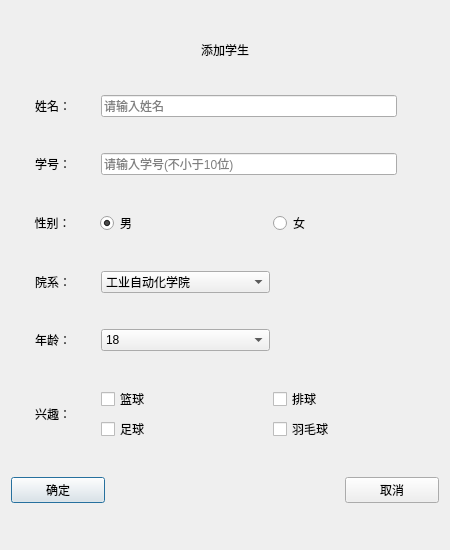
<?xml version="1.0" encoding="UTF-8"?>
<ui version="4.0">
 <class>Dialog</class>
 <widget class="QDialog" name="Dialog">
  <property name="geometry">
   <rect>
    <x>0</x>
    <y>0</y>
    <width>450</width>
    <height>550</height>
   </rect>
  </property>
  <property name="sizePolicy">
   <sizepolicy hsizetype="Fixed" vsizetype="Fixed">
    <horstretch>0</horstretch>
    <verstretch>0</verstretch>
   </sizepolicy>
  </property>
  <property name="minimumSize">
   <size>
    <width>450</width>
    <height>550</height>
   </size>
  </property>
  <property name="maximumSize">
   <size>
    <width>450</width>
    <height>550</height>
   </size>
  </property>
  <property name="sizeIncrement">
   <size>
    <width>0</width>
    <height>0</height>
   </size>
  </property>
  <property name="windowTitle">
   <string>添加学生</string>
  </property>
  <layout class="QVBoxLayout" name="verticalLayout" stretch="1,1,1,1,1,1,1,1">
   <item>
    <widget class="QLabel" name="label">
     <property name="sizePolicy">
      <sizepolicy hsizetype="Preferred" vsizetype="Fixed">
       <horstretch>0</horstretch>
       <verstretch>0</verstretch>
      </sizepolicy>
     </property>
     <property name="styleSheet">
      <string notr="true">font: 24pt &quot;Arial&quot;;</string>
     </property>
     <property name="text">
      <string>添加学生</string>
     </property>
     <property name="alignment">
      <set>Qt::AlignCenter</set>
     </property>
    </widget>
   </item>
   <item>
    <layout class="QHBoxLayout" name="horizontalLayout" stretch="2,7,1">
     <item>
      <widget class="QLabel" name="label_2">
       <property name="styleSheet">
        <string notr="true">font: 12pt &quot;Arial&quot;;</string>
       </property>
       <property name="text">
        <string>姓名：</string>
       </property>
       <property name="alignment">
        <set>Qt::AlignCenter</set>
       </property>
      </widget>
     </item>
     <item>
      <widget class="QLineEdit" name="LE_name">
       <property name="placeholderText">
        <string>请输入姓名</string>
       </property>
       <property name="clearButtonEnabled">
        <bool>true</bool>
       </property>
      </widget>
     </item>
     <item>
      <spacer name="horizontalSpacer_4">
       <property name="orientation">
        <enum>Qt::Horizontal</enum>
       </property>
       <property name="sizeHint" stdset="0">
        <size>
         <width>40</width>
         <height>20</height>
        </size>
       </property>
      </spacer>
     </item>
    </layout>
   </item>
   <item>
    <layout class="QHBoxLayout" name="horizontalLayout_2" stretch="2,7,1">
     <item>
      <widget class="QLabel" name="label_3">
       <property name="styleSheet">
        <string notr="true">font: 12pt &quot;Arial&quot;;</string>
       </property>
       <property name="text">
        <string>学号：</string>
       </property>
       <property name="alignment">
        <set>Qt::AlignCenter</set>
       </property>
      </widget>
     </item>
     <item>
      <widget class="QLineEdit" name="LE_num">
       <property name="placeholderText">
        <string>请输入学号(不小于10位)</string>
       </property>
       <property name="clearButtonEnabled">
        <bool>true</bool>
       </property>
      </widget>
     </item>
     <item>
      <spacer name="horizontalSpacer_5">
       <property name="orientation">
        <enum>Qt::Horizontal</enum>
       </property>
       <property name="sizeHint" stdset="0">
        <size>
         <width>40</width>
         <height>20</height>
        </size>
       </property>
      </spacer>
     </item>
    </layout>
   </item>
   <item>
    <layout class="QHBoxLayout" name="horizontalLayout_3" stretch="2,4,4">
     <item>
      <widget class="QLabel" name="label_4">
       <property name="styleSheet">
        <string notr="true">font: 12pt &quot;Arial&quot;;</string>
       </property>
       <property name="text">
        <string>性别：</string>
       </property>
       <property name="alignment">
        <set>Qt::AlignCenter</set>
       </property>
      </widget>
     </item>
     <item>
      <widget class="QRadioButton" name="RB_male">
       <property name="text">
        <string>男</string>
       </property>
       <property name="checked">
        <bool>true</bool>
       </property>
       <attribute name="buttonGroup">
        <string notr="true">sexgroup</string>
       </attribute>
      </widget>
     </item>
     <item>
      <widget class="QRadioButton" name="RB_female">
       <property name="text">
        <string>女</string>
       </property>
       <attribute name="buttonGroup">
        <string notr="true">sexgroup</string>
       </attribute>
      </widget>
     </item>
    </layout>
   </item>
   <item>
    <layout class="QHBoxLayout" name="horizontalLayout_4" stretch="2,4,4">
     <item>
      <widget class="QLabel" name="label_5">
       <property name="styleSheet">
        <string notr="true">font: 12pt &quot;Arial&quot;;</string>
       </property>
       <property name="text">
        <string>院系：</string>
       </property>
       <property name="alignment">
        <set>Qt::AlignCenter</set>
       </property>
      </widget>
     </item>
     <item>
      <widget class="QComboBox" name="CB_fac">
       <item>
        <property name="text">
         <string>工业自动化学院</string>
        </property>
       </item>
       <item>
        <property name="text">
         <string>计算机学院</string>
        </property>
       </item>
       <item>
        <property name="text">
         <string>会计与金融学院</string>
        </property>
       </item>
       <item>
        <property name="text">
         <string>航空学院</string>
        </property>
       </item>
       <item>
        <property name="text">
         <string>土木工程学院</string>
        </property>
       </item>
      </widget>
     </item>
     <item>
      <spacer name="horizontalSpacer_2">
       <property name="orientation">
        <enum>Qt::Horizontal</enum>
       </property>
       <property name="sizeHint" stdset="0">
        <size>
         <width>40</width>
         <height>20</height>
        </size>
       </property>
      </spacer>
     </item>
    </layout>
   </item>
   <item>
    <layout class="QHBoxLayout" name="horizontalLayout_5" stretch="2,4,4">
     <item>
      <widget class="QLabel" name="label_6">
       <property name="styleSheet">
        <string notr="true">font: 12pt &quot;Arial&quot;;</string>
       </property>
       <property name="text">
        <string>年龄：</string>
       </property>
       <property name="alignment">
        <set>Qt::AlignCenter</set>
       </property>
      </widget>
     </item>
     <item>
      <widget class="QComboBox" name="CB_old">
       <item>
        <property name="text">
         <string>18</string>
        </property>
       </item>
       <item>
        <property name="text">
         <string>19</string>
        </property>
       </item>
       <item>
        <property name="text">
         <string>20</string>
        </property>
       </item>
       <item>
        <property name="text">
         <string>21</string>
        </property>
       </item>
       <item>
        <property name="text">
         <string>22</string>
        </property>
       </item>
       <item>
        <property name="text">
         <string>23</string>
        </property>
       </item>
      </widget>
     </item>
     <item>
      <spacer name="horizontalSpacer_3">
       <property name="orientation">
        <enum>Qt::Horizontal</enum>
       </property>
       <property name="sizeHint" stdset="0">
        <size>
         <width>40</width>
         <height>20</height>
        </size>
       </property>
      </spacer>
     </item>
    </layout>
   </item>
   <item>
    <layout class="QHBoxLayout" name="horizontalLayout_6" stretch="2,8">
     <item>
      <widget class="QLabel" name="label_7">
       <property name="styleSheet">
        <string notr="true">font: 12pt &quot;Arial&quot;;</string>
       </property>
       <property name="text">
        <string>兴趣：</string>
       </property>
       <property name="alignment">
        <set>Qt::AlignCenter</set>
       </property>
      </widget>
     </item>
     <item>
      <layout class="QGridLayout" name="gridLayout">
       <item row="0" column="0">
        <widget class="QCheckBox" name="basketball">
         <property name="text">
          <string>篮球</string>
         </property>
         <attribute name="buttonGroup">
          <string notr="true">insgroup</string>
         </attribute>
        </widget>
       </item>
       <item row="0" column="1">
        <widget class="QCheckBox" name="volleyball">
         <property name="text">
          <string>排球</string>
         </property>
         <attribute name="buttonGroup">
          <string notr="true">insgroup</string>
         </attribute>
        </widget>
       </item>
       <item row="1" column="0">
        <widget class="QCheckBox" name="football">
         <property name="text">
          <string>足球</string>
         </property>
         <attribute name="buttonGroup">
          <string notr="true">insgroup</string>
         </attribute>
        </widget>
       </item>
       <item row="1" column="1">
        <widget class="QCheckBox" name="badminton">
         <property name="text">
          <string>羽毛球</string>
         </property>
         <attribute name="buttonGroup">
          <string notr="true">insgroup</string>
         </attribute>
        </widget>
       </item>
      </layout>
     </item>
    </layout>
   </item>
   <item>
    <layout class="QHBoxLayout" name="horizontalLayout_7" stretch="2,5,2">
     <item>
      <widget class="QPushButton" name="BT_yes">
       <property name="styleSheet">
        <string notr="true">font: 12pt &quot;Arial&quot;;</string>
       </property>
       <property name="text">
        <string>确定</string>
       </property>
      </widget>
     </item>
     <item>
      <spacer name="horizontalSpacer">
       <property name="orientation">
        <enum>Qt::Horizontal</enum>
       </property>
       <property name="sizeHint" stdset="0">
        <size>
         <width>40</width>
         <height>20</height>
        </size>
       </property>
      </spacer>
     </item>
     <item>
      <widget class="QPushButton" name="BT_no">
       <property name="styleSheet">
        <string notr="true">font: 12pt &quot;Arial&quot;;</string>
       </property>
       <property name="text">
        <string>取消</string>
       </property>
      </widget>
     </item>
    </layout>
   </item>
  </layout>
 </widget>
 <layoutdefault spacing="6" margin="11"/>
 <resources/>
 <connections/>
 <buttongroups>
  <buttongroup name="sexgroup"/>
  <buttongroup name="insgroup">
   <property name="exclusive">
    <bool>false</bool>
   </property>
  </buttongroup>
 </buttongroups>
</ui>
